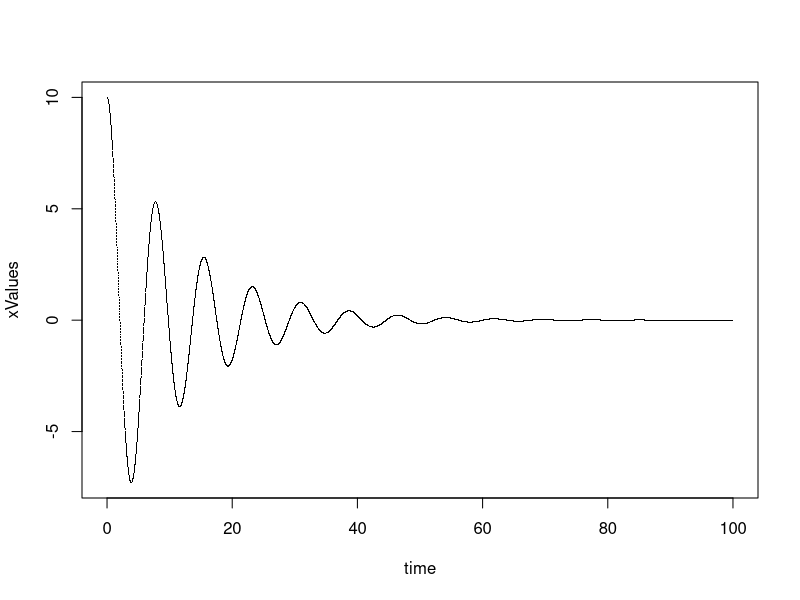

This chart was generated by the following R code:
dt <- 0.01
K <- 2
damp <- 0.5
mass <- 3
x <- 10
velocity <- 0

time <- c()
xValues <- c()
velocityValues <- c()
accelerationValues <- c()

time[1] <- 0
xValues[1] <- x
velocityValues[1] <- velocity

calculateAcceleration <- function(index){
  return((-K*xValues[index]-damp*velocityValues[index])/mass)
}

calculateX <- function(index){
  oldX <- xValues[index-1]
  oldVelocity <- velocityValues[index-1]
  newVelocity <- velocityValues[index]
  return(((oldVelocity+newVelocity)/2)*dt+oldX)
}

calculateVelocity <- function(index){
  oldVelocity <- velocityValues[index-1]
  oldA <- accelerationValues[index-1]
  return(oldVelocity+oldA*dt)
}

accelerationValues[1] <- calculateAcceleration(1) #initial value, r doesnt start from

for(i in 2:10000){  #starts from second element
  time <- c(time,i*dt)
  velocityValues <- c(velocityValues,calculateVelocity(i))
  xValues <- c(xValues,calculateX(i))
  accelerationValues <- c(accelerationValues,calculateAcceleration(i))

}

#Draws graph
plot(time,xValues,pch='.')




